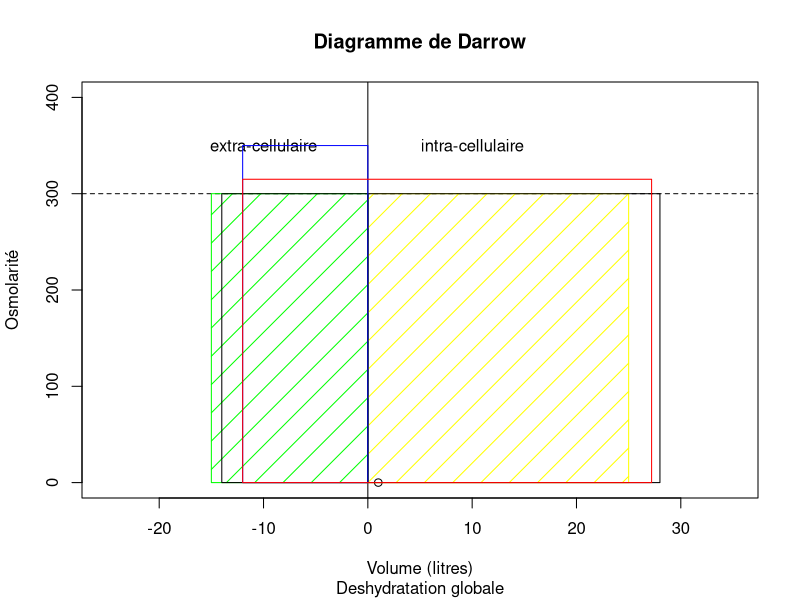
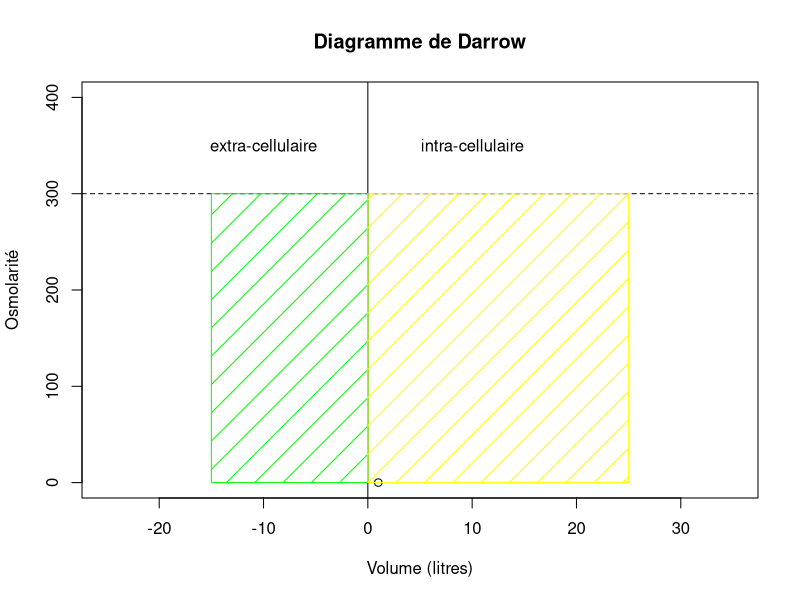
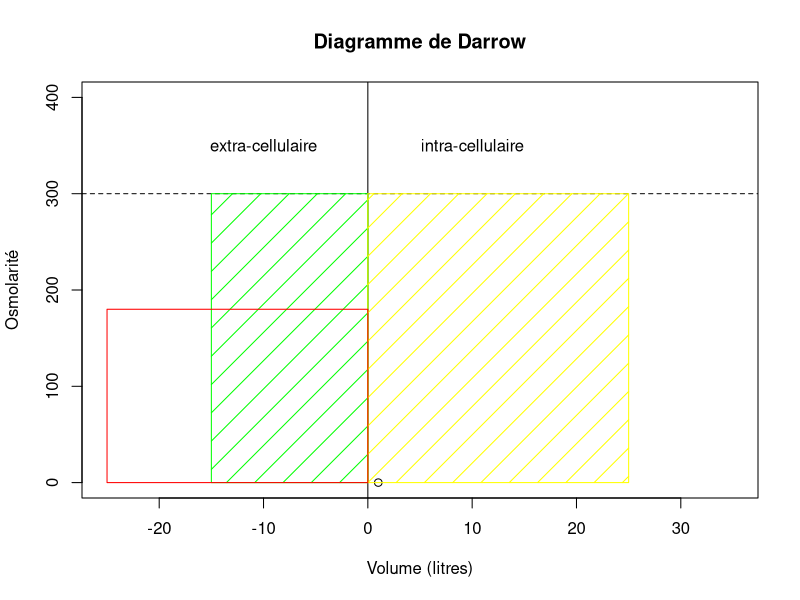
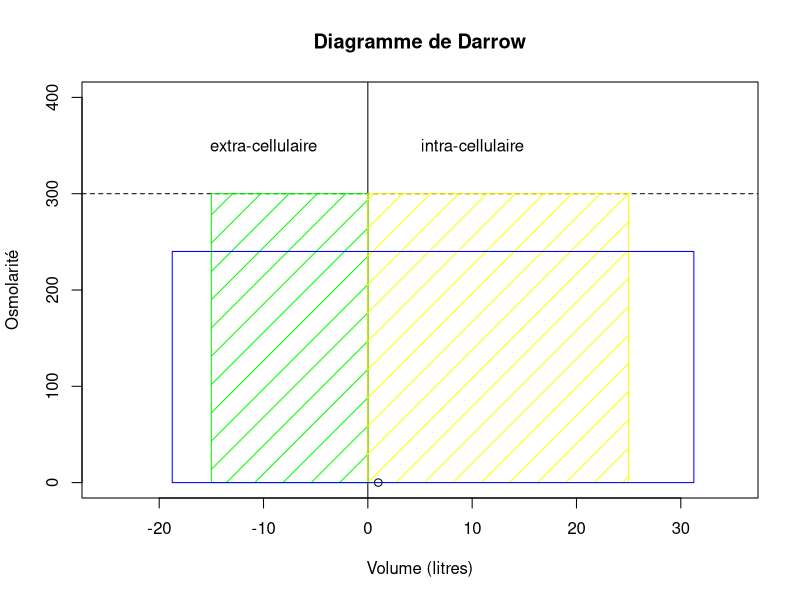

Here is the R script that generated these plots, in order:
## ---- chunk 1
P<-70
et<-0.6*P
cic<-0.4*P
cec<-0.2*P
osm_normale<-300
osmoles_totales <- osm_normale * et
osmoles_ec<-osm_normale * cec
osmoles_ic<-osm_normale * cic
vec<-cec
vic<-cic

# diagramme de base
plot(0,xlim=c(-25,35),ylim=c(0,400),main="Diagramme de Darrow",xlab="Volume (litres)",ylab="Osmolarité",sub="Deshydratation globale")
abline(v=0)
abline(h=300,lty=2)
text(-10,350,"extra-cellulaire")
text(10,350,"intra-cellulaire")
rect(-15,0,0,300,col="green",density=5)
rect(0,0,25,300,col="yellow",density=5)
#rectanbles intra et extra cellulaires
rec<-rect(-vec,0,0,osm_normale)
ric<-rect(0,0,vic,osm_normale)

# deshydratation
vec<-cec
vic<-cic

dp<--2
P<-P+dp
vec<-vec+dp
osm_ec<-osmoles_ec/vec
rec<-rect(-vec,0,0,osm_ec,border="blue")
et<-vec+vic
osm_actuelle<-osmoles_totales/et
vic<-0.4*P
rect(-vec,0,vic,osm_actuelle,border="red")

P
et
cic
cec

## ---- chunk 2
plot(0,xlim=c(-25,35),ylim=c(0,400),main="Diagramme de Darrow",xlab="Volume (litres)",ylab="Osmolarité")
abline(v=0)
abline(h=300,lty=2)
text(-10,350,"extra-cellulaire")
text(10,350,"intra-cellulaire")
rect(-15,0,0,300,col="green",density=5)
rect(0,0,25,300,col="yellow",density=5)
## ---- chunk 3
plot(0,xlim=c(-25,35),ylim=c(0,400),main="Diagramme de Darrow",xlab="Volume (litres)",ylab="Osmolarité")
abline(v=0)
abline(h=300,lty=2)
text(-10,350,"extra-cellulaire")
text(10,350,"intra-cellulaire")
rect(-15,0,0,300,col="green",density=5)
rect(0,0,25,300,col="yellow",density=5)
rect(-25,0,0,180,border="red")
## ---- chunk 4
plot(0,xlim=c(-25,35),ylim=c(0,400),main="Diagramme de Darrow",xlab="Volume (litres)",ylab="Osmolarité")
abline(v=0)
abline(h=300,lty=2)
text(-10,350,"extra-cellulaire")
text(10,350,"intra-cellulaire")
rect(-15,0,0,300,col="green",density=5)
rect(0,0,25,300,col="yellow",density=5)
rect(-18.75,0,31.25,240,border="blue")
